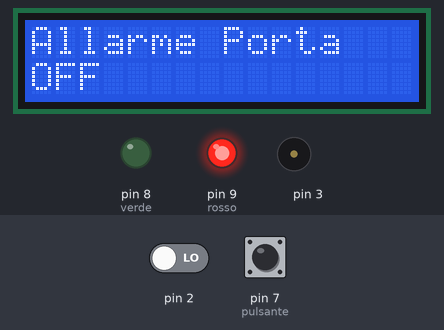
This sketch was run on a simulated Arduino Uno, built with avr-gcc and run on an emulated ATmega328P. On the bench: 16×2 character LCD, output pins drawn as LEDs (lit = HIGH), buzzer (waves = sounding). Dashed ring = blinking. Inputs (shaded band) come from the test bench; at power-on: pin 7 (pulsante) LOW, pin 2 LOW.

Above: at 1.2 s.
1.3 s: pin 7 (pulsante) pulled HIGH for 1 s
At 3.5 s:
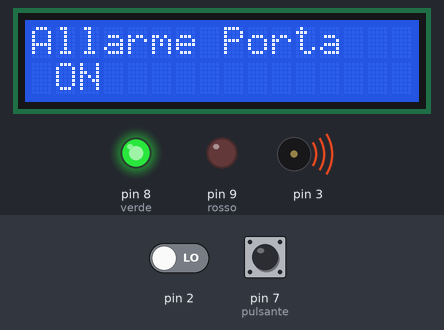
3.8 s: pin 7 (pulsante) pulled HIGH for 0.15 s
At 4.1 s:
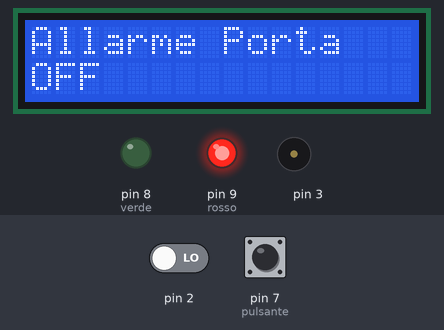
5.4 s: pin 7 (pulsante) pulled HIGH for 3.2 s
At 5.57 s:
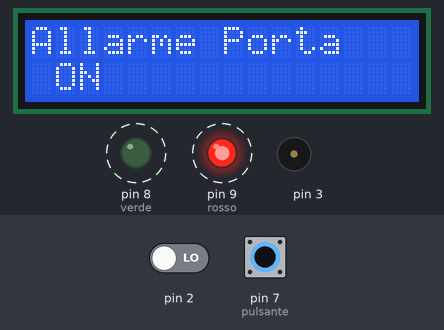
10.1 s: pin 2 driven HIGH and pin 7 (pulsante) driven HIGH
At 10.6 s:
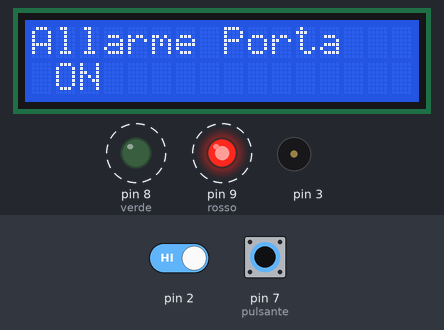
Timing chart, 0 to 14.1 s (numbered marks = the images above; inputs shaded):
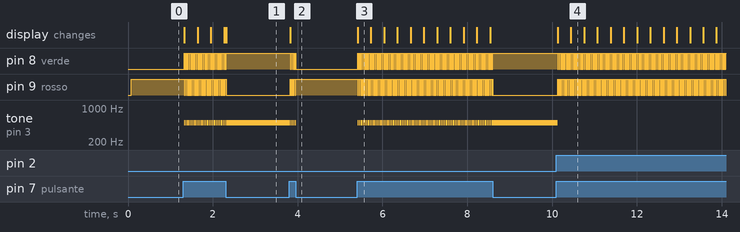

The sketch:

allarme_magnetico_per_porte_e_finestre.ino
```cpp
////////////////////////////////////////////
//ALLARME MAGNETICO PER PORTE E FINESTRE CON ARDUINO
// Autore> Francesco Crovelli
// Per maggiori info visitare http://francescocrovelli.softr.app/
///////////////////////////////////////////


#include <Wire.h> // libreria wire presente, di fault, nell'IDE
#include <LiquidCrystal_I2C.h> // libreria di gestione del display lcd
// addr en,rw,rs,d4,d5,d6,d7,bl,blpol
LiquidCrystal_I2C lcd(0x27, 2, 1, 0, 4, 5, 6, 7, 3, POSITIVE); // definisce la tipologia del display

// Definiamo delle costanti
const int rosso = 9;
const int verde = 8;
const int pulsante = 7;
int stato=0; // All`apertura il sistema è spento
int val=0; // Memorizza il valore dello stato tra un ciclo e l'altro
int magnete;


void setup() {
   Serial.begin(9600); // inizializza la comunicazione sul monitor seriale
  lcd.begin(16, 2); // inizializza il display (16 caratteri per due righe)
 pinMode(verde, OUTPUT); // Inizializzo l'uscita del led verde.
 pinMode(rosso, OUTPUT); // Inizializzo l'uscita del led rosso.
 pinMode(pulsante, INPUT); // Inizializzo l'uscita dei pin in ingresso del pulsante
 pinMode(2,INPUT);
}

 void loop() {
 val = digitalRead(pulsante); // Leggo lo stato del segnale


 if (val == HIGH) { // conserviamo il valore
 stato = 1 - stato; // della scelta fatta col pulsante.
 }

 if (stato == HIGH) { // Se premo il pulsante accendo il sistema
    lcd.setCursor(0, 0); // posiziona il cursore all'inizio della prima riga
  lcd.print ("Allarme Porta");
   lcd.setCursor(0, 1); // posiziona il cursore all'inizio della prima riga
  lcd.print (" ON");
 digitalWrite(rosso, LOW);
 digitalWrite(verde, HIGH);
 magnete = digitalRead(2);

 if (magnete == LOW) {
 tone(3, 500);

 }

 }

 else { // Se premo il pulsante accendo il red rosso e spengo il sistema

  lcd.setCursor(0, 0); // posiziona il cursore all'inizio della prima riga
  lcd.print ("Allarme Porta");
  lcd.setCursor(0, 1); // posiziona il cursore all'inizio della prima riga
  lcd.print ("OFF");

 noTone(3);
 digitalWrite(verde, LOW);
 digitalWrite(rosso, HIGH);
 }
}
```

Measured:
- after the input at 1.3 s, pin 8 (verde): alternates HIGH for 0.02 s and LOW for 0.02 s, 61 changes in all, then stays HIGH, starting at once; pin 9 (rosso): alternates HIGH for 0.02 s and LOW for 0.02 s, 61 changes in all, then stays LOW, starting at once
- after the input at 3.8 s, pin 8 (verde): alternates HIGH for 0.02 s and LOW for 0.02 s, 9 changes in all, then stays LOW, starting at once; pin 9 (rosso): alternates HIGH for 0.02 s and LOW for 0.02 s, 9 changes in all, then stays HIGH, starting at once
- after the input at 5.4 s, pin 8 (verde): alternates HIGH for 0.02 s and LOW for 0.02 s, 195 changes in all, then stays HIGH, starting at once; pin 9 (rosso): alternates HIGH for 0.02 s and LOW for 0.02 s, 195 changes in all, then stays LOW, starting at once
- after the input at 10.1 s, pin 8 (verde), pin 9 (rosso): alternates HIGH for 0.02 s and LOW for 0.02 s, starting at once; tone on pin 3: 500 Hz → silent at once; the display: first changes at once (image 4 shows a later state)
